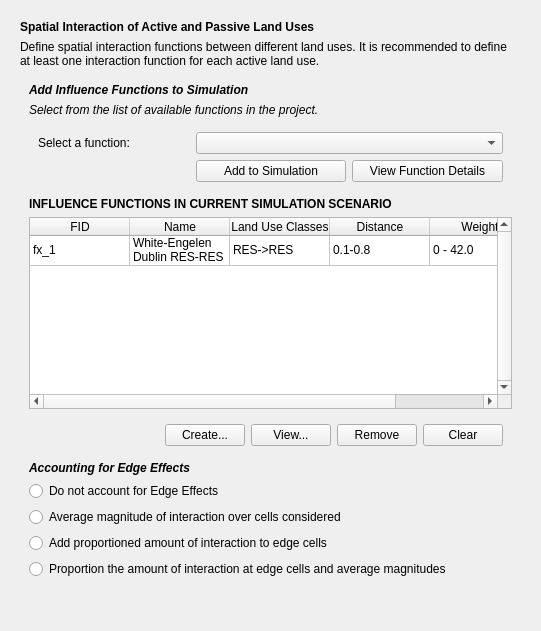
                <widget class="QWidget" name="inputs_contents_5">
                 <property name="geometry">
                  <rect>
                   <x>0</x>
                   <y>0</y>
                   <width>541</width>
                   <height>631</height>
                  </rect>
                 </property>
                 <layout class="QVBoxLayout" name="verticalLayout_16">
                  <item>
                   <layout class="QVBoxLayout" name="verticalLayout_28">
                    <property name="leftMargin">
                     <number>9</number>
                    </property>
                    <property name="topMargin">
                     <number>9</number>
                    </property>
                    <property name="rightMargin">
                     <number>9</number>
                    </property>
                    <property name="bottomMargin">
                     <number>9</number>
                    </property>
                    <item>
                     <widget class="QLabel" name="nhd_lbl1">
                      <property name="text">
                       <string>&lt;html&gt;&lt;head/&gt;&lt;body&gt;&lt;p&gt;&lt;span style=&quot; font-weight:600;&quot;&gt;Spatial Interaction of Active and Passive Land Uses&lt;/span&gt;&lt;/p&gt;&lt;/body&gt;&lt;/html&gt;</string>
                      </property>
                     </widget>
                    </item>
                    <item>
                     <widget class="QLabel" name="nhd_lbl2">
                      <property name="text">
                       <string>Define spatial interaction functions between different land uses. It is recommended to define at least one interaction function for each active land use.</string>
                      </property>
                      <property name="wordWrap">
                       <bool>true</bool>
                      </property>
                     </widget>
                    </item>
                    <item>
                     <widget class="QWidget" name="nhd_input_widget" native="true">
                      <layout class="QGridLayout" name="gridLayout_15">
                       <item row="4" column="0">
                        <widget class="QTableWidget" name="nhd_table">
                         <property name="verticalScrollBarPolicy">
                          <enum>Qt::ScrollBarAlwaysOn</enum>
                         </property>
                         <property name="horizontalScrollBarPolicy">
                          <enum>Qt::ScrollBarAsNeeded</enum>
                         </property>
                         <property name="sizeAdjustPolicy">
                          <enum>QAbstractScrollArea::AdjustIgnored</enum>
                         </property>
                         <property name="editTriggers">
                          <set>QAbstractItemView::NoEditTriggers</set>
                         </property>
                         <property name="selectionBehavior">
                          <enum>QAbstractItemView::SelectRows</enum>
                         </property>
                         <property name="sortingEnabled">
                          <bool>true</bool>
                         </property>
                         <attribute name="horizontalHeaderStretchLastSection">
                          <bool>true</bool>
                         </attribute>
                         <attribute name="verticalHeaderVisible">
                          <bool>false</bool>
                         </attribute>
                         <row>
                          <property name="text">
                           <string>1</string>
                          </property>
                         </row>
                         <column>
                          <property name="text">
                           <string>FID</string>
                          </property>
                         </column>
                         <column>
                          <property name="text">
                           <string>Name</string>
                          </property>
                         </column>
                         <column>
                          <property name="text">
                           <string>Land Use Classes</string>
                          </property>
                         </column>
                         <column>
                          <property name="text">
                           <string>Distance</string>
                          </property>
                         </column>
                         <column>
                          <property name="text">
                           <string>Weight</string>
                          </property>
                         </column>
                         <item row="0" column="0">
                          <property name="text">
                           <string>fx_1</string>
                          </property>
                         </item>
                         <item row="0" column="1">
                          <property name="text">
                           <string>White-Engelen Dublin RES-RES</string>
                          </property>
                         </item>
                         <item row="0" column="2">
                          <property name="text">
                           <string>RES-&gt;RES</string>
                          </property>
                         </item>
                         <item row="0" column="3">
                          <property name="text">
                           <string>0.1-0.8</string>
                          </property>
                         </item>
                         <item row="0" column="4">
                          <property name="text">
                           <string>0 - 42.0</string>
                          </property>
                         </item>
                        </widget>
                       </item>
                       <item row="6" column="0">
                        <widget class="QWidget" name="nhd_actions_widget" native="true">
                         <layout class="QHBoxLayout" name="horizontalLayout_7">
                          <item>
                           <spacer name="horizontalSpacer_20">
                            <property name="orientation">
                             <enum>Qt::Horizontal</enum>
                            </property>
                            <property name="sizeHint" stdset="0">
                             <size>
                              <width>40</width>
                              <height>20</height>
                             </size>
                            </property>
                           </spacer>
                          </item>
                          <item>
                           <widget class="QPushButton" name="nhd_create_button">
                            <property name="text">
                             <string>Create...</string>
                            </property>
                           </widget>
                          </item>
                          <item>
                           <widget class="QPushButton" name="nhd_view_button">
                            <property name="text">
                             <string>View...</string>
                            </property>
                           </widget>
                          </item>
                          <item>
                           <widget class="QPushButton" name="nhd_remove_button">
                            <property name="text">
                             <string>Remove</string>
                            </property>
                           </widget>
                          </item>
                          <item>
                           <widget class="QPushButton" name="nhd_clear_button">
                            <property name="text">
                             <string>Clear</string>
                            </property>
                           </widget>
                          </item>
                         </layout>
                        </widget>
                       </item>
                       <item row="3" column="0">
                        <widget class="QLabel" name="nhd_input_lbl3">
                         <property name="text">
                          <string>&lt;html&gt;&lt;head/&gt;&lt;body&gt;&lt;p&gt;&lt;span style=&quot; font-weight:600;&quot;&gt;INFLUENCE FUNCTIONS IN CURRENT SIMULATION SCENARIO&lt;/span&gt;&lt;/p&gt;&lt;/body&gt;&lt;/html&gt;</string>
                         </property>
                        </widget>
                       </item>
                       <item row="0" column="0">
                        <widget class="QLabel" name="nhd_input_lbl1">
                         <property name="text">
                          <string>&lt;html&gt;&lt;head/&gt;&lt;body&gt;&lt;p&gt;&lt;span style=&quot; font-weight:600; font-style:italic;&quot;&gt;Add Influence Functions to Simulation&lt;/span&gt;&lt;/p&gt;&lt;/body&gt;&lt;/html&gt;</string>
                         </property>
                        </widget>
                       </item>
                       <item row="1" column="0">
                        <widget class="QLabel" name="nhd_input_lbl2">
                         <property name="text">
                          <string>&lt;html&gt;&lt;head/&gt;&lt;body&gt;&lt;p&gt;&lt;span style=&quot; font-style:italic;&quot;&gt;Select from the list of available functions in the project.&lt;/span&gt;&lt;/p&gt;&lt;/body&gt;&lt;/html&gt;</string>
                         </property>
                         <property name="wordWrap">
                          <bool>true</bool>
                         </property>
                        </widget>
                       </item>
                       <item row="2" column="0">
                        <widget class="QWidget" name="nhd_function_widget" native="true">
                         <layout class="QGridLayout" name="gridLayout_30">
                          <item row="0" column="0">
                           <widget class="QLabel" name="functionselect_lbl">
                            <property name="text">
                             <string>&lt;html&gt;&lt;head/&gt;&lt;body&gt;&lt;p&gt;Select a function:&lt;/p&gt;&lt;/body&gt;&lt;/html&gt;</string>
                            </property>
                            <property name="wordWrap">
                             <bool>true</bool>
                            </property>
                           </widget>
                          </item>
                          <item row="1" column="1">
                           <widget class="QPushButton" name="functionselection_add">
                            <property name="minimumSize">
                             <size>
                              <width>150</width>
                              <height>0</height>
                             </size>
                            </property>
                            <property name="maximumSize">
                             <size>
                              <width>150</width>
                              <height>16777215</height>
                             </size>
                            </property>
                            <property name="text">
                             <string>Add to Simulation</string>
                            </property>
                           </widget>
                          </item>
                          <item row="1" column="2">
                           <widget class="QPushButton" name="functionselect_view">
                            <property name="text">
                             <string>View Function Details</string>
                            </property>
                           </widget>
                          </item>
                          <item row="0" column="1" colspan="2">
                           <widget class="QComboBox" name="functionselect_combo"/>
                          </item>
                         </layout>
                        </widget>
                       </item>
                       <item row="7" column="0">
                        <widget class="QLabel" name="ee_lbl">
                         <property name="text">
                          <string>&lt;html&gt;&lt;head/&gt;&lt;body&gt;&lt;p&gt;&lt;span style=&quot; font-weight:600; font-style:italic;&quot;&gt;Accounting for Edge Effects&lt;/span&gt;&lt;/p&gt;&lt;/body&gt;&lt;/html&gt;</string>
                         </property>
                        </widget>
                       </item>
                       <item row="10" column="0">
                        <widget class="QRadioButton" name="ee_proportioning">
                         <property name="text">
                          <string>Add proportioned amount of interaction to edge cells</string>
                         </property>
                        </widget>
                       </item>
                       <item row="9" column="0">
                        <widget class="QRadioButton" name="ee_averaging">
                         <property name="text">
                          <string>Average magnitude of interaction over cells considered</string>
                         </property>
                        </widget>
                       </item>
                       <item row="8" column="0">
                        <widget class="QRadioButton" name="ee_noaccount">
                         <property name="text">
                          <string>Do not account for Edge Effects</string>
                         </property>
                        </widget>
                       </item>
                       <item row="11" column="0">
                        <widget class="QRadioButton" name="ee_ppavg">
                         <property name="text">
                          <string>Proportion the amount of interaction at edge cells and average magnitudes</string>
                         </property>
                        </widget>
                       </item>
                      </layout>
                     </widget>
                    </item>
                   </layout>
                  </item>
                  <item>
                   <spacer name="verticalSpacer_9">
                    <property name="orientation">
                     <enum>Qt::Vertical</enum>
                    </property>
                    <property name="sizeHint" stdset="0">
                     <size>
                      <width>20</width>
                      <height>40</height>
                     </size>
                    </property>
                   </spacer>
                  </item>
                 </layout>
                </widget>
